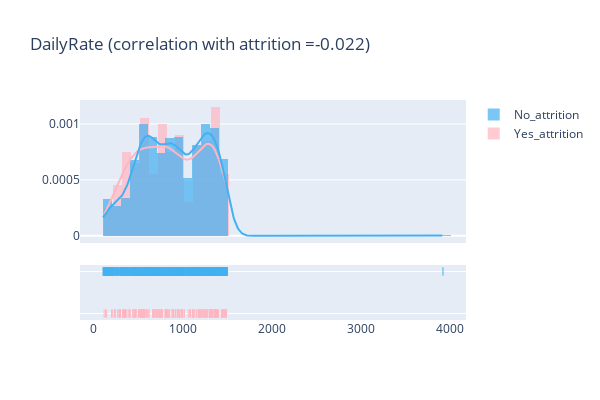

The notebook cell this image was saved under:
### Code cell
plot_distribution('DailyRate', 100)

### Figure 1 — Plotly figure (JSON) as saved in the notebook; plotly's stock layout.template omitted (floating-point values rounded to 4 significant figures; data arrays with more than 128 entries replaced by an {"elided": "..."} marker saying what was removed)
{"data": [{"autobinx": false, "histnorm": "probability density", "legendgroup": "Yes_attrition", "marker": {"color": "lightpink"}, "name": "Yes_attrition", "opacity": 0.7, "type": "histogram", "x": {"elided": "200 int values"}, "xaxis": "x", "xbins": {"end": 1492, "size": 100, "start": 119}, "yaxis": "y"}, {"autobinx": false, "histnorm": "probability density", "legendgroup": "No_attrition", "marker": {"color": "#43b0f1"}, "name": "No_attrition", "opacity": 0.7, "type": "histogram", "x": {"elided": "1477 int values"}, "xaxis": "x", "xbins": {"end": 3921, "size": 100, "start": 107}, "yaxis": "y"}, {"legendgroup": "Yes_attrition", "marker": {"color": "lightpink"}, "mode": "lines", "name": "Yes_attrition", "showlegend": false, "type": "scatter", "x": {"elided": "500 float values"}, "xaxis": "x", "y": {"elided": "500 float values"}, "yaxis": "y"}, {"legendgroup": "No_attrition", "marker": {"color": "#43b0f1"}, "mode": "lines", "name": "No_attrition", "showlegend": false, "type": "scatter", "x": {"elided": "500 float values"}, "xaxis": "x", "y": {"elided": "500 float values"}, "yaxis": "y"}, {"legendgroup": "Yes_attrition", "marker": {"color": "lightpink", "symbol": "line-ns-open"}, "mode": "markers", "name": "Yes_attrition", "showlegend": false, "type": "scatter", "x": {"elided": "200 int values"}, "xaxis": "x", "y": {"elided": "200 str values"}, "yaxis": "y2"}, {"legendgroup": "No_attrition", "marker": {"color": "#43b0f1", "symbol": "line-ns-open"}, "mode": "markers", "name": "No_attrition", "showlegend": false, "type": "scatter", "x": {"elided": "1477 int values"}, "xaxis": "x", "y": {"elided": "1477 str values"}, "yaxis": "y2"}], "layout": {"barmode": "overlay", "height": 400, "hovermode": "closest", "legend": {"traceorder": "reversed"}, "title": {"text": "DailyRate (correlation with attrition =-0.022)"}, "width": 600, "xaxis": {"anchor": "y2", "domain": [0, 1], "zeroline": false}, "yaxis": {"anchor": "free", "domain": [0.35, 1], "position": 0}, "yaxis2": {"anchor": "x", "domain": [0, 0.25], "dtick": 1, "showticklabels": false}}}
